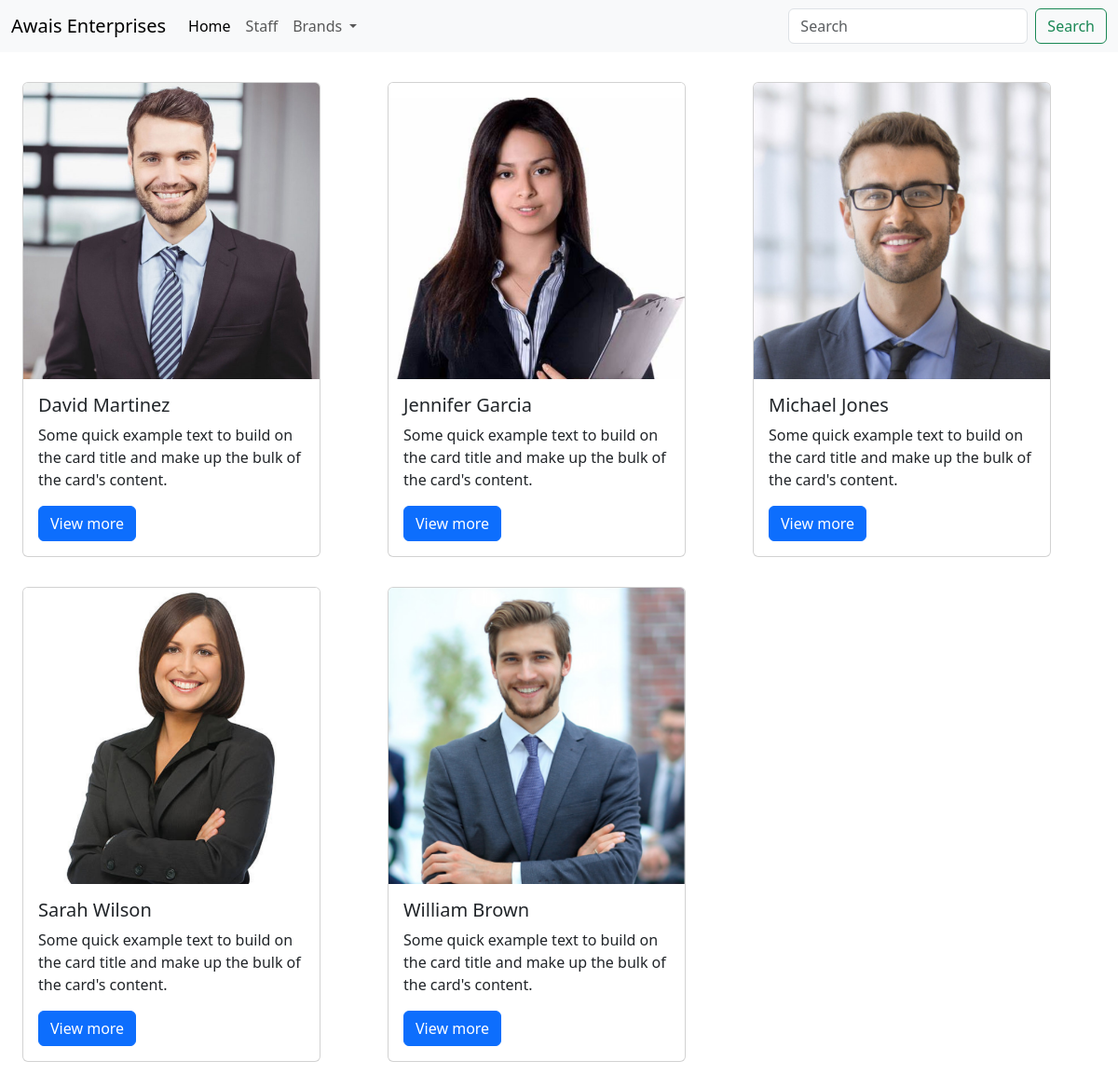
Screenshot of /staff with the database file from the repository.
### showroom/models.py (models this page shows)
class Staff(models.Model):
    name = models.CharField(max_length=100)
    image = models.ImageField()
    age = models.IntegerField()
    gender = models.CharField(max_length=1, choices=[
        ('M', 'Male'),
        ('F', 'Female')
    ])
    email = models.EmailField(max_length=100)
    showroom = models.ForeignKey(ShowRoom, on_delete=models.CASCADE, related_name='staff')
    class Meta():
        verbose_name_plural = 'Staff'

### showroom/views.py (the view)
# urls.py: path("staff", views.Staff, name='staff'),
def Staff(request):
    showrooms = models.ShowRoom.objects.all()
    staff = models.Staff.objects.all()
    brands = models.Brand.objects.all()
    return render(request, 'showroom/staff.html', {'showrooms': showrooms, 'brands': brands, 'staff': staff})

### showroom/templates/showroom/staff.html
{% extends 'showroom/base.html' %}
{% block content %}
<div class="my-3 px-4">
<div class="row">
{% for member in staff %}
<div class="my-3  col-md-4">
<div class="card" style="width: 20rem;">
  <img src="{{ member.image.url }}" class="card-img-top" alt="...">
  <div class="card-body">
    <h5 class="card-title">{{ member.name }}</h5>
    <p class="card-text">Some quick example text to build on the card title and make up the bulk of the card's content.</p>
    <a href="{% url 'showroom:staff_detail' member.id %}" class="btn btn-primary">View more</a>
  </div>
</div>
</div>
{% endfor %}
</div>
</div>
{% endblock %}

### showroom/templates/showroom/base.html (shortened to what this page needs)
<!DOCTYPE html>
<html lang="en">
<head>
    <link href="https://cdn.jsdelivr.net/npm/bootstrap@5.3.0/dist/css/bootstrap.min.css" rel="stylesheet">
</head>
<body>
<nav class="navbar navbar-expand-lg bg-body-tertiary">
    <div class="container-fluid">
      <a class="navbar-brand" href="{% url 'showroom:showroom' %}">Awais Enterprises</a>
      <div class="collapse navbar-collapse" id="navbarSupportedContent">
        <ul class="navbar-nav me-auto mb-2 mb-lg-0">
          <li class="nav-item">
            <a class="nav-link active" aria-current="page" href="{% url 'showroom:showroom' %}">Home</a>
          </li>
          <li class="nav-item">
            <a class="nav-link " href="{% url 'showroom:staff' %}">Staff</a>
          </li>
          <li class="nav-item dropdown">
            <a
              class="nav-link dropdown-toggle"
              href="#"
              role="button"
              data-bs-toggle="dropdown"
              aria-expanded="false"
            >
              Brands
            </a>
          </li>
        </ul>
        <form class="d-flex" role="search">
          <input
            class="form-control me-2"
            type="search"
            placeholder="Search"
            aria-label="Search"
          />
          <button class="btn btn-outline-success" type="submit">Search</button>
        </form>
      </div>
    </div>
  </nav>
    {% block content %}
    {% endblock %}
</body>
</html>

### rows the page displays
Staff: image (picture), name "David Martinez"
Staff: image (picture), name "Jennifer Garcia"
Staff: image (picture), name "Michael Jones"
Staff: image (picture), name "Sarah Wilson"
Staff: image (picture), name "William Brown"
